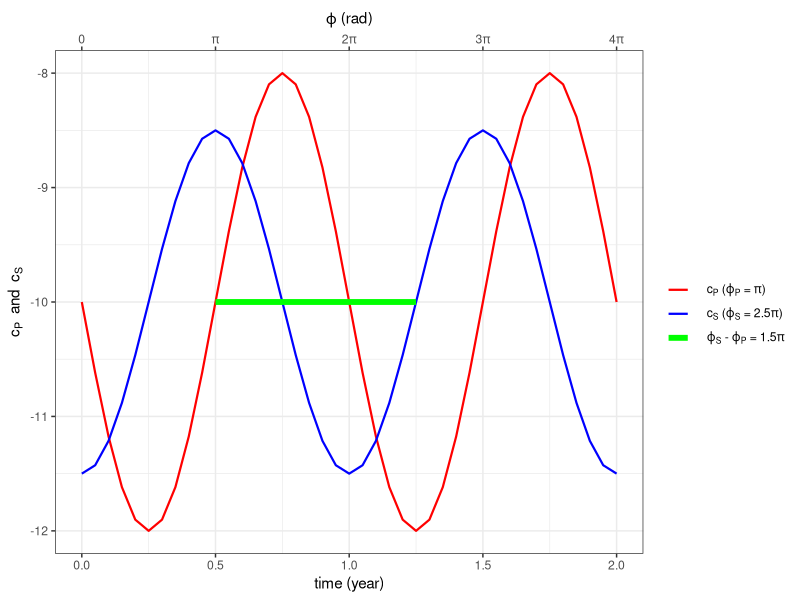

Here is the R script that generated this plot:
## ---- include = FALSE---------------------------------------------------------
knitr::opts_chunk$set(
  collapse = TRUE,
  comment = "#>"
)

## ----setup, message=FALSE, eval = TRUE----------------------------------------
# Load require packages
library(ggplot2)

## ---- message=FALSE, eval = TRUE, fig.width=7, fig.height=3-------------------
# Generate time vector from 0 to 1
# t = [0,1] corresponding to year [0,1] and phase [0,2pi]
t <- seq(0,2,0.05)

# Assume that the phase of precipitation and streamflow is pi/2 and pi, repsectively
phiP <- pi
phiS <- 2*pi + pi/2

# The phase shift in this case is
phiS - phiP

# Assume that the amplitude of precipitation is 2 and of streamflow is 1.5
AP <- 2
AS <- 1.5

# Assume that kP = kS = -10
kP = -10
kS = -10

# Now get the sine wave of precipitation and streamflow
cP <- AP * sin (2*pi * t - phiP) + kP
cS <- AS * sin (2*pi * t - phiS) + kS

# Assemble the data for plot
df <- data.frame(t = t, cP = cP, cS = cS)
ps <- data.frame(t = c(0.5, 1.25), phaseShift = c(-10,-10))

# Plot to see the phase shift
ggplot(df) +
  geom_line(aes(x = t, y = cP, color = "cP"), linewidth = 0.75) +
  geom_line(aes(x = t, y = cS, color = "cS"), linewidth = 0.75) +
  geom_line(data = ps, aes(x = t, y = phaseShift, color = "phase shift"), linewidth = 2) +
  scale_x_continuous("time (year)", 
                     sec.axis = sec_axis(~. *2*pi, expression(paste(varphi, " (rad)" )), 
                                         breaks = seq(0,2,0.5)*2*pi,
                                         labels = c(0, 
                                                    expression(paste(pi)), 
                                                    expression(paste("2",pi)), 
                                                    expression(paste("3",pi)), 
                                                    expression(paste("4",pi)))
                     )
  ) + 
  scale_color_manual(labels = c(expression(paste("   ", c[P], " (",varphi[P], " = ", pi ,")")), 
                                expression(paste("   ", c[S], " (",varphi[S], " = 2.5", pi ,")")), 
                                expression(paste("   ", varphi[S], " - ", varphi[P], " = 1.5", pi))),
                     values = c("red", "blue", "green")) +
  labs(y = expression(paste(c[P], "  and  ", c[S])), color = "") +
  theme_bw()

